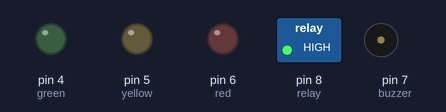
The sketch below on a simulated Arduino Uno, built with avr-gcc and run on an emulated ATmega328P. On the bench: switched loads named in the sketch (green lamp = pin HIGH), output pins drawn as LEDs (lit = HIGH), buzzer (waves = sounding, pin HIGH).

Above: at 0.1 s.
At 1.1 s:
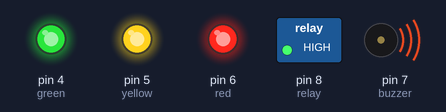
At 2.4 s:
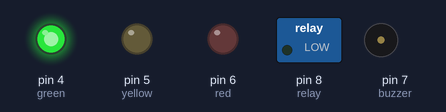
At 17.35 s:
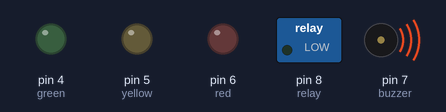
At 33.22 s:
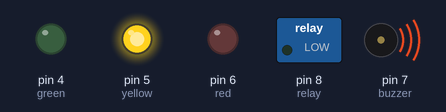
Timing chart, 0 to 35.0 s (numbered marks = the images above):
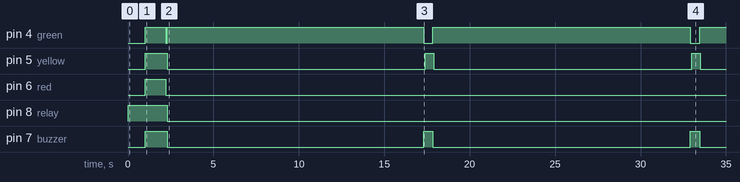

Measured:
- by itself, pin 4 (green): repeats every 15.6 s: HIGH 15.0 s, LOW 0.55 s
- by itself, pin 5 (yellow): alternates HIGH for 0.50 s and LOW for 15.1 s
- by itself, pin 7 (buzzer): alternates HIGH for 0.55 s and LOW for 15.0 s

The sketch:

12v_to_230v_invetor_otomatic_program.ino
```cpp
void setup() {
  pinMode(4,OUTPUT); //green
  pinMode(5,OUTPUT); //yellow
  pinMode(6,OUTPUT); //red
  pinMode(7,OUTPUT); //buzzer
  pinMode(8,OUTPUT); //relay

  digitalWrite(8,HIGH);

  delay(1000);

  digitalWrite(7,HIGH);
  digitalWrite(6,HIGH);
  digitalWrite(5,HIGH);
  digitalWrite(4,HIGH);
  delay(1200);

  digitalWrite(6,LOW);
  digitalWrite(5,LOW);
  digitalWrite(4,LOW);

  digitalWrite(5,HIGH);
  delay(100);
  digitalWrite(5,LOW);
  digitalWrite(7,LOW);
  digitalWrite(4,HIGH);

  digitalWrite(8,LOW);
}

void loop() {

  delay(15000);

  digitalWrite(7,HIGH);
  digitalWrite(4,LOW);
  delay(100);
  digitalWrite(5,HIGH);
  delay(450);
  digitalWrite(7,LOW);
  digitalWrite(4,HIGH);
  delay(50);
  digitalWrite(5,LOW);
}
```
